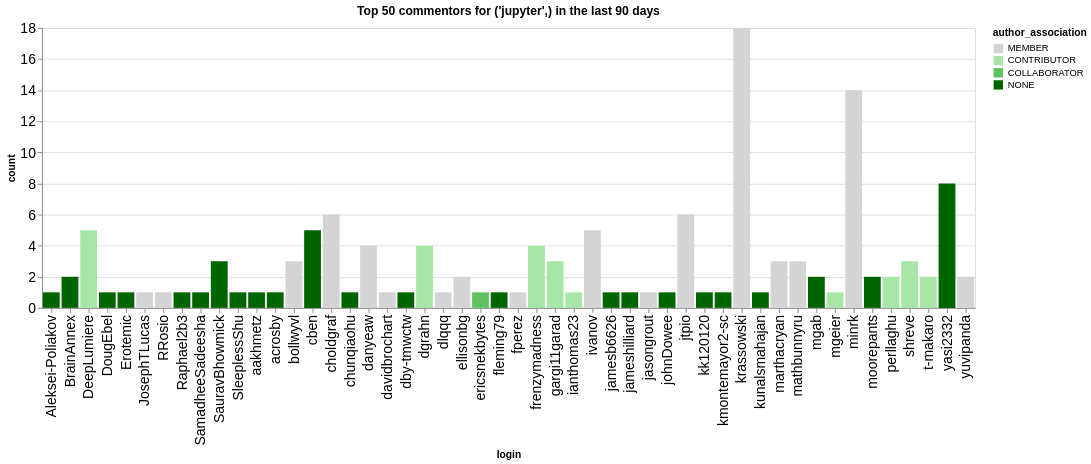

Here is the notebook cell this chart was saved with:
### Code cell
n_plot = 50
charts = []
for ii, (iorg, idata) in enumerate(commentors.groupby(['org'])):
    title = f"Top {n_plot} commentors for {iorg} in the last {n_days} days"
    idata = idata.groupby('login', as_index=False).agg({'count': 'sum', 'author_association': 'first'})
    idata = idata.sort_values('count', ascending=False).head(n_plot)
    ch = alt.Chart(data=idata.head(n_plot), title=title).mark_bar().encode(
        x='login',
        y='count',
        color=alt.Color('author_association', scale=alt.Scale(domain=author_types, range=author_colors))
    )
    charts.append(ch)
alt.hconcat(*charts)

### Figure 1 — Vega-Lite specification as saved in the notebook (floating-point values rounded to 4 significant figures)
{"config": {"axisLeft": {"labelFontSize": 15}, "axisBottom": {"labelFontSize": 15}}, "hconcat": [{"mark": {"type": "bar"}, "encoding": {"color": {"field": "author_association", "scale": {"domain": ["MEMBER", "CONTRIBUTOR", "COLLABORATOR", "NONE"], "range": ["rgb(211.82745098039214, 211.82745098039214, 211.82745098039214)", "rgb(166.98562091503268, 229.89803921568628, 166.98562091503268)", "rgb(96.37647058823529, 192.75294117647059, 96.37647058823529)", "rgb(0.0, 100.3921568627451, 0.0)"]}, "type": "nominal"}, "x": {"field": "login", "type": "nominal"}, "y": {"field": "count", "type": "quantitative"}}, "title": "Top 50 commentors for ('jupyter',) in the last 90 days"}], "data": {"name": "data-0eb1db97147e5e4a750cd2d6b7e34573"}, "$schema": "https://vega.github.io/schema/vega-lite/v5.20.1.json", "datasets": {"data-0eb1db97147e5e4a750cd2d6b7e34573": [{"login": "krassowski", "count": 18, "author_association": "MEMBER"}, {"login": "minrk", "count": 14, "author_association": "MEMBER"}, {"login": "yasi2332", "count": 8, "author_association": "NONE"}, {"login": "choldgraf", "count": 6, "author_association": "MEMBER"}, {"login": "jtpio", "count": 6, "author_association": "MEMBER"}, {"login": "DeepLumiere", "count": 5, "author_association": "CONTRIBUTOR"}, {"login": "cben", "count": 5, "author_association": "NONE"}, {"login": "ivanov", "count": 5, "author_association": "MEMBER"}, {"login": "dgrahn", "count": 4, "author_association": "CONTRIBUTOR"}, {"login": "frenzymadness", "count": 4, "author_association": "CONTRIBUTOR"}, {"login": "danyeaw", "count": 4, "author_association": "MEMBER"}, {"login": "gargi11garad", "count": 3, "author_association": "CONTRIBUTOR"}, {"login": "mathbunnyru", "count": 3, "author_association": "MEMBER"}, {"login": "shreve", "count": 3, "author_association": "CONTRIBUTOR"}, {"login": "marthacryan", "count": 3, "author_association": "MEMBER"}, {"login": "bollwyvl", "count": 3, "author_association": "MEMBER"}, {"login": "SauravBhowmick", "count": 3, "author_association": "NONE"}, {"login": "yuvipanda", "count": 2, "author_association": "MEMBER"}, {"login": "perllaghu", "count": 2, "author_association": "CONTRIBUTOR"}, {"login": "moorepants", "count": 2, "author_association": "NONE"}, {"login": "t-makaro", "count": 2, "author_association": "CONTRIBUTOR"}, {"login": "ellisonbg", "count": 2, "author_association": "MEMBER"}, {"login": "BrainAnnex", "count": 2, "author_association": "NONE"}, {"login": "mgab", "count": 2, "author_association": "NONE"}, {"login": "aakhmetz", "count": 1, "author_association": "NONE"}, {"login": "SleeplessShu", "count": 1, "author_association": "NONE"}, {"login": "SamadheeSadeesha", "count": 1, "author_association": "NONE"}, {"login": "Aleksei-Poliakov", "count": 1, "author_association": "NONE"}, {"login": "fleming79", "count": 1, "author_association": "NONE"}, {"login": "fperez", "count": 1, "author_association": "MEMBER"}, {"login": "dlqqq", "count": 1, "author_association": "MEMBER"}, {"login": "ericsnekbytes", "count": 1, "author_association": "COLLABORATOR"}, {"login": "acrosby", "count": 1, "author_association": "NONE"}, {"login": "chunqiaohu", "count": 1, "author_association": "NONE"}, {"login": "davidbrochart", "count": 1, "author_association": "MEMBER"}, {"login": "dby-tmwctw", "count": 1, "author_association": "NONE"}, {"login": "DougEbel", "count": 1, "author_association": "NONE"}, {"login": "Erotemic", "count": 1, "author_association": "NONE"}, {"login": "RRosio", "count": 1, "author_association": "MEMBER"}, {"login": "JosephTLucas", "count": 1, "author_association": "MEMBER"}, {"login": "Raphael2b3", "count": 1, "author_association": "NONE"}, {"login": "johnDowee", "count": 1, "author_association": "NONE"}, {"login": "kk120120", "count": 1, "author_association": "NONE"}, {"login": "jamesb6626", "count": 1, "author_association": "NONE"}, {"login": "mgeier", "count": 1, "author_association": "CONTRIBUTOR"}, {"login": "kunalsmahajan", "count": 1, "author_association": "NONE"}, {"login": "kmontemayor2-sc", "count": 1, "author_association": "NONE"}, {"login": "ianthomas23", "count": 1, "author_association": "CONTRIBUTOR"}, {"login": "jameshilliard", "count": 1, "author_association": "NONE"}, {"login": "jasongrout", "count": 1, "author_association": "MEMBER"}]}}
